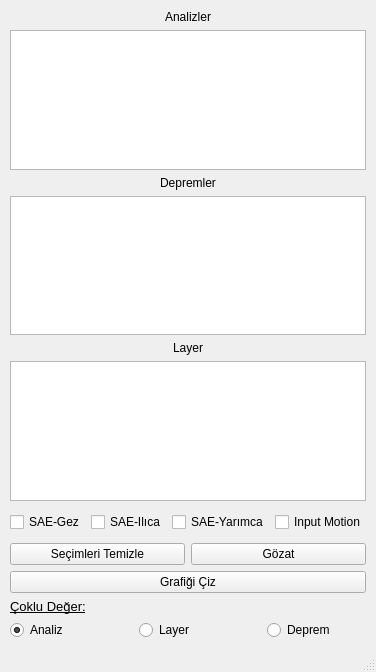
<?xml version="1.0" encoding="UTF-8"?>
<ui version="4.0">
 <class>MainWindow</class>
 <widget class="QMainWindow" name="MainWindow">
  <property name="geometry">
   <rect>
    <x>0</x>
    <y>0</y>
    <width>361</width>
    <height>672</height>
   </rect>
  </property>
  <property name="windowTitle">
   <string>MainWindow</string>
  </property>
  <widget class="QWidget" name="centralwidget">
   <property name="font">
    <font>
     <italic>false</italic>
     <bold>false</bold>
    </font>
   </property>
   <layout class="QVBoxLayout" name="verticalLayout">
    <property name="leftMargin">
     <number>10</number>
    </property>
    <property name="topMargin">
     <number>10</number>
    </property>
    <property name="rightMargin">
     <number>10</number>
    </property>
    <property name="bottomMargin">
     <number>10</number>
    </property>
    <item>
     <layout class="QVBoxLayout" name="verticalLayout_2">
      <item>
       <widget class="QLabel" name="label_3">
        <property name="text">
         <string>Analizler</string>
        </property>
        <property name="textFormat">
         <enum>Qt::AutoText</enum>
        </property>
        <property name="alignment">
         <set>Qt::AlignCenter</set>
        </property>
       </widget>
      </item>
      <item>
       <widget class="QListWidget" name="listWidget"/>
      </item>
      <item>
       <widget class="QLabel" name="label_2">
        <property name="text">
         <string>Depremler</string>
        </property>
        <property name="alignment">
         <set>Qt::AlignCenter</set>
        </property>
       </widget>
      </item>
      <item>
       <widget class="QListWidget" name="listWidget_2"/>
      </item>
      <item>
       <widget class="QLabel" name="label">
        <property name="sizePolicy">
         <sizepolicy hsizetype="Preferred" vsizetype="Preferred">
          <horstretch>0</horstretch>
          <verstretch>0</verstretch>
         </sizepolicy>
        </property>
        <property name="contextMenuPolicy">
         <enum>Qt::NoContextMenu</enum>
        </property>
        <property name="text">
         <string>Layer</string>
        </property>
        <property name="alignment">
         <set>Qt::AlignCenter</set>
        </property>
       </widget>
      </item>
      <item>
       <widget class="QListWidget" name="listWidget_3"/>
      </item>
      <item>
       <layout class="QHBoxLayout" name="horizontalLayout_3">
        <property name="spacing">
         <number>6</number>
        </property>
        <property name="leftMargin">
         <number>0</number>
        </property>
        <property name="topMargin">
         <number>5</number>
        </property>
        <property name="rightMargin">
         <number>0</number>
        </property>
        <property name="bottomMargin">
         <number>5</number>
        </property>
        <item>
         <widget class="QCheckBox" name="checkBox">
          <property name="text">
           <string>SAE-Gez</string>
          </property>
         </widget>
        </item>
        <item>
         <widget class="QCheckBox" name="checkBox_2">
          <property name="text">
           <string>SAE-Ilıca</string>
          </property>
         </widget>
        </item>
        <item>
         <widget class="QCheckBox" name="checkBox_3">
          <property name="text">
           <string>SAE-Yarımca</string>
          </property>
         </widget>
        </item>
        <item>
         <widget class="QCheckBox" name="checkBox_4">
          <property name="text">
           <string>Input Motion</string>
          </property>
         </widget>
        </item>
       </layout>
      </item>
      <item>
       <layout class="QHBoxLayout" name="horizontalLayout_2">
        <property name="leftMargin">
         <number>0</number>
        </property>
        <property name="topMargin">
         <number>0</number>
        </property>
        <property name="rightMargin">
         <number>0</number>
        </property>
        <property name="bottomMargin">
         <number>0</number>
        </property>
        <item>
         <widget class="QPushButton" name="pushButton_3">
          <property name="text">
           <string>Seçimleri Temizle</string>
          </property>
         </widget>
        </item>
        <item>
         <widget class="QPushButton" name="pushButton">
          <property name="layoutDirection">
           <enum>Qt::LeftToRight</enum>
          </property>
          <property name="text">
           <string>Gözat</string>
          </property>
         </widget>
        </item>
       </layout>
      </item>
      <item>
       <widget class="QPushButton" name="pushButton_2">
        <property name="text">
         <string>Grafiği Çiz</string>
        </property>
       </widget>
      </item>
      <item>
       <widget class="QLabel" name="label_4">
        <property name="font">
         <font>
          <pointsize>10</pointsize>
          <italic>false</italic>
          <bold>false</bold>
          <underline>true</underline>
         </font>
        </property>
        <property name="text">
         <string>Çoklu Değer:</string>
        </property>
       </widget>
      </item>
      <item>
       <layout class="QHBoxLayout" name="horizontalLayout">
        <property name="spacing">
         <number>30</number>
        </property>
        <property name="sizeConstraint">
         <enum>QLayout::SetDefaultConstraint</enum>
        </property>
        <item>
         <widget class="QRadioButton" name="radioButton_2">
          <property name="text">
           <string>Analiz</string>
          </property>
          <property name="checked">
           <bool>true</bool>
          </property>
         </widget>
        </item>
        <item>
         <widget class="QRadioButton" name="radioButton_3">
          <property name="text">
           <string>Layer</string>
          </property>
         </widget>
        </item>
        <item>
         <widget class="QRadioButton" name="radioButton">
          <property name="sizePolicy">
           <sizepolicy hsizetype="Preferred" vsizetype="Fixed">
            <horstretch>0</horstretch>
            <verstretch>0</verstretch>
           </sizepolicy>
          </property>
          <property name="font">
           <font>
            <italic>false</italic>
            <bold>false</bold>
           </font>
          </property>
          <property name="text">
           <string>Deprem</string>
          </property>
          <property name="checked">
           <bool>false</bool>
          </property>
         </widget>
        </item>
       </layout>
      </item>
     </layout>
    </item>
   </layout>
  </widget>
  <widget class="QMenuBar" name="menubar">
   <property name="geometry">
    <rect>
     <x>0</x>
     <y>0</y>
     <width>361</width>
     <height>22</height>
    </rect>
   </property>
  </widget>
  <widget class="QStatusBar" name="statusbar"/>
 </widget>
 <resources/>
 <connections/>
</ui>
